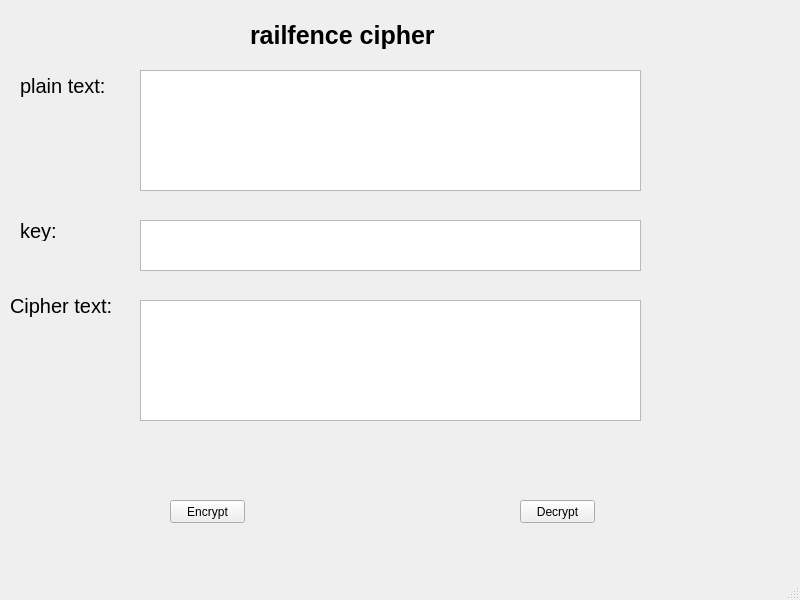
<?xml version="1.0" encoding="UTF-8"?>
<ui version="4.0">
 <class>MainWindow</class>
 <widget class="QMainWindow" name="MainWindow">
  <property name="geometry">
   <rect>
    <x>0</x>
    <y>0</y>
    <width>800</width>
    <height>600</height>
   </rect>
  </property>
  <property name="windowTitle">
   <string>MainWindow</string>
  </property>
  <widget class="QWidget" name="centralwidget">
   <widget class="QPushButton" name="pushButton_3">
    <property name="geometry">
     <rect>
      <x>1250</x>
      <y>1030</y>
      <width>75</width>
      <height>23</height>
     </rect>
    </property>
    <property name="text">
     <string>vigenere cipher</string>
    </property>
   </widget>
   <widget class="QLabel" name="label_5">
    <property name="geometry">
     <rect>
      <x>740</x>
      <y>820</y>
      <width>121</width>
      <height>31</height>
     </rect>
    </property>
    <property name="font">
     <font>
      <pointsize>15</pointsize>
     </font>
    </property>
    <property name="text">
     <string>Cipher text:</string>
    </property>
   </widget>
   <widget class="QPlainTextEdit" name="plainTextEdit_4">
    <property name="geometry">
     <rect>
      <x>870</x>
      <y>830</y>
      <width>501</width>
      <height>121</height>
     </rect>
    </property>
   </widget>
   <widget class="QLabel" name="label_6">
    <property name="geometry">
     <rect>
      <x>980</x>
      <y>540</y>
      <width>251</width>
      <height>51</height>
     </rect>
    </property>
    <property name="font">
     <font>
      <pointsize>19</pointsize>
      <weight>75</weight>
      <bold>true</bold>
     </font>
    </property>
    <property name="text">
     <string>vigenere cipher</string>
    </property>
    <property name="textFormat">
     <enum>Qt::AutoText</enum>
    </property>
    <property name="scaledContents">
     <bool>false</bool>
    </property>
    <property name="wordWrap">
     <bool>false</bool>
    </property>
   </widget>
   <widget class="QLabel" name="label_7">
    <property name="geometry">
     <rect>
      <x>750</x>
      <y>750</y>
      <width>41</width>
      <height>21</height>
     </rect>
    </property>
    <property name="font">
     <font>
      <pointsize>15</pointsize>
     </font>
    </property>
    <property name="text">
     <string>key:</string>
    </property>
   </widget>
   <widget class="QPlainTextEdit" name="plainTextEdit_5">
    <property name="geometry">
     <rect>
      <x>870</x>
      <y>600</y>
      <width>501</width>
      <height>121</height>
     </rect>
    </property>
   </widget>
   <widget class="QPushButton" name="pushButton_4">
    <property name="geometry">
     <rect>
      <x>900</x>
      <y>1030</y>
      <width>75</width>
      <height>23</height>
     </rect>
    </property>
    <property name="text">
     <string>vigenere cipher</string>
    </property>
   </widget>
   <widget class="QPlainTextEdit" name="plainTextEdit_6">
    <property name="geometry">
     <rect>
      <x>870</x>
      <y>750</y>
      <width>501</width>
      <height>51</height>
     </rect>
    </property>
   </widget>
   <widget class="QLabel" name="label_8">
    <property name="geometry">
     <rect>
      <x>750</x>
      <y>600</y>
      <width>101</width>
      <height>31</height>
     </rect>
    </property>
    <property name="font">
     <font>
      <pointsize>15</pointsize>
     </font>
    </property>
    <property name="text">
     <string>plain text:</string>
    </property>
   </widget>
   <widget class="QPushButton" name="pushButton">
    <property name="geometry">
     <rect>
      <x>170</x>
      <y>500</y>
      <width>75</width>
      <height>23</height>
     </rect>
    </property>
    <property name="text">
     <string>Encrypt</string>
    </property>
   </widget>
   <widget class="QLabel" name="label_2">
    <property name="geometry">
     <rect>
      <x>20</x>
      <y>70</y>
      <width>101</width>
      <height>31</height>
     </rect>
    </property>
    <property name="font">
     <font>
      <pointsize>15</pointsize>
     </font>
    </property>
    <property name="text">
     <string>plain text:</string>
    </property>
   </widget>
   <widget class="QLabel" name="label_4">
    <property name="geometry">
     <rect>
      <x>10</x>
      <y>290</y>
      <width>121</width>
      <height>31</height>
     </rect>
    </property>
    <property name="font">
     <font>
      <pointsize>15</pointsize>
     </font>
    </property>
    <property name="text">
     <string>Cipher text:</string>
    </property>
   </widget>
   <widget class="QLabel" name="label">
    <property name="geometry">
     <rect>
      <x>250</x>
      <y>10</y>
      <width>251</width>
      <height>51</height>
     </rect>
    </property>
    <property name="font">
     <font>
      <pointsize>19</pointsize>
      <weight>75</weight>
      <bold>true</bold>
     </font>
    </property>
    <property name="text">
     <string>railfence cipher</string>
    </property>
    <property name="textFormat">
     <enum>Qt::AutoText</enum>
    </property>
    <property name="scaledContents">
     <bool>false</bool>
    </property>
    <property name="wordWrap">
     <bool>false</bool>
    </property>
   </widget>
   <widget class="QPlainTextEdit" name="plainTextEdit_3">
    <property name="geometry">
     <rect>
      <x>140</x>
      <y>300</y>
      <width>501</width>
      <height>121</height>
     </rect>
    </property>
   </widget>
   <widget class="QLabel" name="label_3">
    <property name="geometry">
     <rect>
      <x>20</x>
      <y>220</y>
      <width>41</width>
      <height>21</height>
     </rect>
    </property>
    <property name="font">
     <font>
      <pointsize>15</pointsize>
     </font>
    </property>
    <property name="text">
     <string>key:</string>
    </property>
   </widget>
   <widget class="QPlainTextEdit" name="plainTextEdit">
    <property name="geometry">
     <rect>
      <x>140</x>
      <y>70</y>
      <width>501</width>
      <height>121</height>
     </rect>
    </property>
   </widget>
   <widget class="QPlainTextEdit" name="plainTextEdit_2">
    <property name="geometry">
     <rect>
      <x>140</x>
      <y>220</y>
      <width>501</width>
      <height>51</height>
     </rect>
    </property>
   </widget>
   <widget class="QPushButton" name="pushButton_2">
    <property name="geometry">
     <rect>
      <x>520</x>
      <y>500</y>
      <width>75</width>
      <height>23</height>
     </rect>
    </property>
    <property name="text">
     <string>Decrypt</string>
    </property>
   </widget>
  </widget>
  <widget class="QMenuBar" name="menubar">
   <property name="geometry">
    <rect>
     <x>0</x>
     <y>0</y>
     <width>800</width>
     <height>26</height>
    </rect>
   </property>
  </widget>
  <widget class="QStatusBar" name="statusbar"/>
 </widget>
 <resources/>
 <connections/>
</ui>
